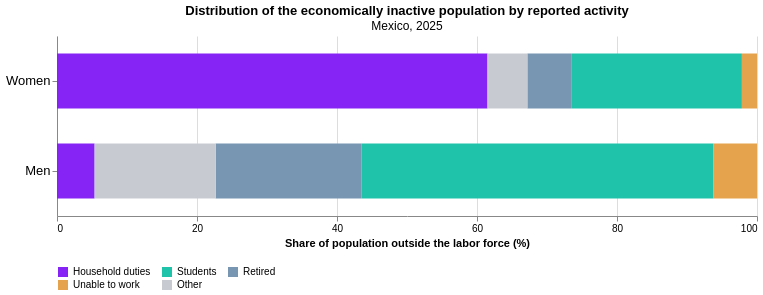

Here is the notebook cell this chart was saved with:
### Code cell
activity_order = [
    "Household duties",
    "Students",
    "Retired",
    "Unable to work",
    "Other"
]

activity_colors = [
    "#8624F5",
    "#1FC3AA",
    "#7895B2",
    "#E5A34D",
    "#C7CBD1"
]

chart_inactive = (
    alt.Chart(inactive_long)
    .mark_bar(size=55)
    .encode(
        y=alt.Y(
            "sex:N",
            sort=["Women", "Men"],
            title=None,
            axis=alt.Axis(labelFontSize=13)
        ),
        x=alt.X(
            "percentage:Q",
            stack="zero",
            title="Share of population outside the labor force (%)",
            scale=alt.Scale(domain=[0, 100]),
            axis=alt.Axis(values=[0, 20, 40, 60, 80, 100])
        ),
        color=alt.Color(
            "activity:N",
            scale=alt.Scale(
                domain=activity_order,
                range=activity_colors
            ),
            legend=alt.Legend(
                title=None,
                orient="bottom",
                columns=3
            )
        ),
        order=alt.Order(
            "activity:N",
            sort="ascending"
        ),
        tooltip=[
            alt.Tooltip("sex:N", title="Sex"),
            alt.Tooltip("activity:N", title="Activity"),
            alt.Tooltip("percentage:Q", title="Share (%)", format=".1f")
        ]
    )
    .properties(
        width=700,
        height=180,
        title=alt.TitleParams(
            text="Distribution of the economically inactive population by reported activity",
            subtitle="Mexico, 2025",
            anchor="middle"
        )
    )
    .configure_view(stroke=None)
)

chart_inactive

### Figure 1 — Vega-Lite specification as saved in the notebook (floating-point values rounded to 4 significant figures)
{"config": {"view": {"continuousWidth": 300, "continuousHeight": 300, "stroke": null}}, "data": {"name": "data-ad251b9e80f7a0fb8ae808b69c77b0fe"}, "mark": {"type": "bar", "size": 55}, "encoding": {"color": {"field": "activity", "legend": {"columns": 3, "orient": "bottom", "title": null}, "scale": {"domain": ["Household duties", "Students", "Retired", "Unable to work", "Other"], "range": ["#8624F5", "#1FC3AA", "#7895B2", "#E5A34D", "#C7CBD1"]}, "type": "nominal"}, "order": {"field": "activity", "sort": "ascending", "type": "nominal"}, "tooltip": [{"field": "sex", "title": "Sex", "type": "nominal"}, {"field": "activity", "title": "Activity", "type": "nominal"}, {"field": "percentage", "format": ".1f", "title": "Share (%)", "type": "quantitative"}], "x": {"axis": {"values": [0, 20, 40, 60, 80, 100]}, "field": "percentage", "scale": {"domain": [0, 100]}, "stack": "zero", "title": "Share of population outside the labor force (%)", "type": "quantitative"}, "y": {"axis": {"labelFontSize": 13}, "field": "sex", "sort": ["Women", "Men"], "title": null, "type": "nominal"}}, "height": 180, "title": {"text": "Distribution of the economically inactive population by reported activity", "anchor": "middle", "subtitle": "Mexico, 2025"}, "width": 700, "$schema": "https://vega.github.io/schema/vega-lite/v6.4.1.json", "datasets": {"data-ad251b9e80f7a0fb8ae808b69c77b0fe": [{"activity": "Retired", "sex": "Women", "percentage": 6.351}, {"activity": "Retired", "sex": "Men", "percentage": 20.87}, {"activity": "Students", "sex": "Women", "percentage": 24.3}, {"activity": "Students", "sex": "Men", "percentage": 50.27}, {"activity": "Household duties", "sex": "Women", "percentage": 61.5}, {"activity": "Household duties", "sex": "Men", "percentage": 5.373}, {"activity": "Unable to work", "sex": "Women", "percentage": 2.156}, {"activity": "Unable to work", "sex": "Men", "percentage": 6.204}, {"activity": "Other", "sex": "Women", "percentage": 5.694}, {"activity": "Other", "sex": "Men", "percentage": 17.29}]}}
